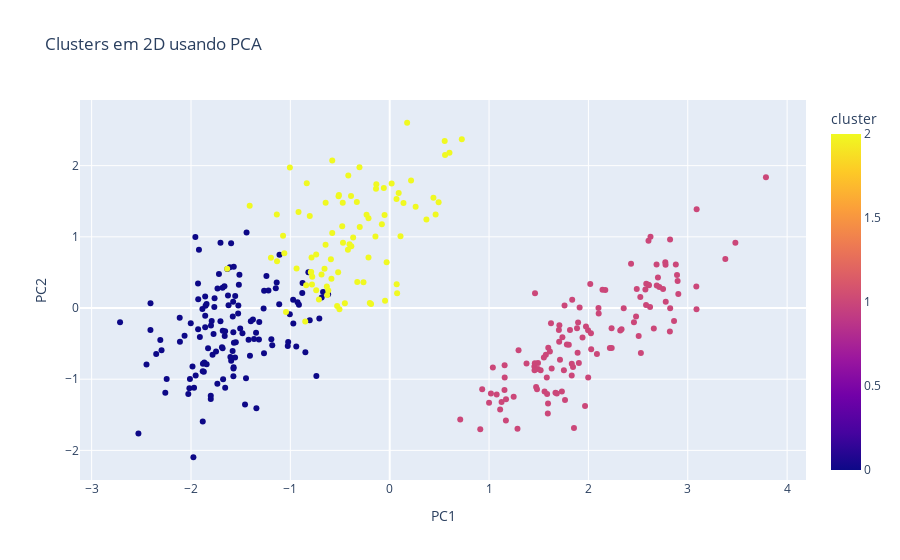

The notebook cell saved with this chart:
### Markdown cell above
PCA — Redução de Dimensionalidade + Visualização 2D Linda

### Code cell
from sklearn.decomposition import PCA

pca = PCA(n_components=2)
pca_data = pca.fit_transform(penguins_scaled_df.drop(columns='cluster'))

pca_df = pd.DataFrame(pca_data, columns=['PC1', 'PC2'])
pca_df['cluster'] = clusters

px.scatter(
    pca_df,
    x='PC1',
    y='PC2',
    color='cluster',
    title='Clusters em 2D usando PCA'
)

### Figure 1 — Plotly figure (JSON) as saved in the notebook; plotly's stock layout.template omitted (floating-point values rounded to 4 significant figures; data arrays with more than 128 entries replaced by an {"elided": "..."} marker saying what was removed)
{"data": [{"hovertemplate": "PC1=%{x}<br>PC2=%{y}<br>cluster=%{marker.color}<extra></extra>", "legendgroup": "", "marker": {"color": {"elided": "333 int values"}, "coloraxis": "coloraxis", "symbol": "circle"}, "mode": "markers", "name": "", "orientation": "v", "showlegend": false, "type": "scatter", "x": {"elided": "333 float values"}, "xaxis": "x", "y": {"elided": "333 float values"}, "yaxis": "y"}], "layout": {"coloraxis": {"colorbar": {"title": {"text": "cluster"}}, "colorscale": [[0, "#0d0887"], [0.1111, "#46039f"], [0.2222, "#7201a8"], [0.3333, "#9c179e"], [0.4444, "#bd3786"], [0.5556, "#d8576b"], [0.6667, "#ed7953"], [0.7778, "#fb9f3a"], [0.8889, "#fdca26"], [1, "#f0f921"]]}, "legend": {"tracegroupgap": 0}, "title": {"text": "Clusters em 2D usando PCA"}, "xaxis": {"anchor": "y", "domain": [0, 1], "title": {"text": "PC1"}}, "yaxis": {"anchor": "x", "domain": [0, 1], "title": {"text": "PC2"}}}}
